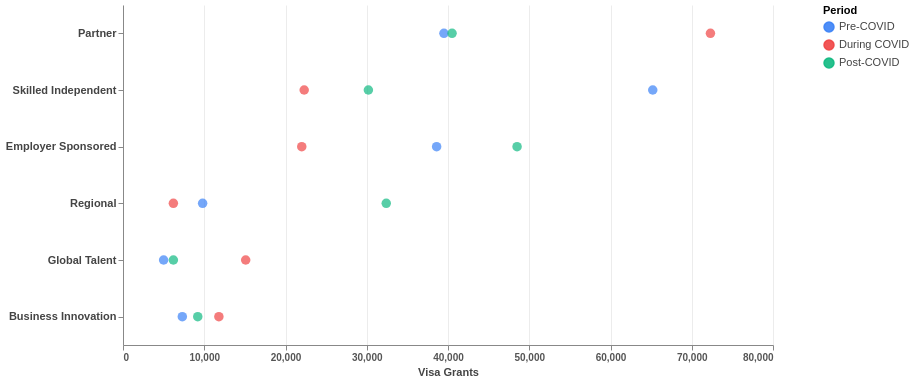

Write a Vega-Lite specification for this figure.
### Vega-Lite specification from a JSON file in a GitHub repository (floating-point values rounded to 4 significant figures)
{"$schema": "https://vega.github.io/schema/vega-lite/v5.json", "width": 650, "height": 340, "background": "#ffffff", "data": {"values": [{"stream": "Skilled Independent", "period": "Pre-COVID", "value": 65200}, {"stream": "Skilled Independent", "period": "During COVID", "value": 22300}, {"stream": "Skilled Independent", "period": "Post-COVID", "value": 30200}, {"stream": "Employer Sponsored", "period": "Pre-COVID", "value": 38600}, {"stream": "Employer Sponsored", "period": "During COVID", "value": 22000}, {"stream": "Employer Sponsored", "period": "Post-COVID", "value": 48500}, {"stream": "Regional", "period": "Pre-COVID", "value": 9800}, {"stream": "Regional", "period": "During COVID", "value": 6200}, {"stream": "Regional", "period": "Post-COVID", "value": 32400}, {"stream": "Business Innovation", "period": "Pre-COVID", "value": 7300}, {"stream": "Business Innovation", "period": "During COVID", "value": 11800}, {"stream": "Business Innovation", "period": "Post-COVID", "value": 9200}, {"stream": "Global Talent", "period": "Pre-COVID", "value": 5000}, {"stream": "Global Talent", "period": "During COVID", "value": 15100}, {"stream": "Global Talent", "period": "Post-COVID", "value": 6200}, {"stream": "Partner", "period": "Pre-COVID", "value": 39500}, {"stream": "Partner", "period": "During COVID", "value": 72300}, {"stream": "Partner", "period": "Post-COVID", "value": 40500}]}, "layer": [{"mark": {"type": "line", "strokeWidth": 2.5, "opacity": 0.9}, "encoding": {"y": {"field": "stream", "type": "nominal", "sort": ["Partner", "Skilled Independent", "Employer Sponsored", "Regional", "Global Talent", "Business Innovation"], "axis": {"title": null, "labelFontSize": 11, "labelColor": "#444", "labelFontWeight": "bold"}}, "x": {"field": "value", "type": "quantitative", "axis": {"title": "Visa Grants", "labelFontWeight": "bold", "titleFontWeight": "bold", "grid": true, "gridColor": "#ececec", "labelColor": "#555", "titleColor": "#444", "tickCount": 6}}, "detail": {"field": "stream"}, "color": {"field": "period", "type": "nominal", "scale": {"domain": ["Pre-COVID", "During COVID", "Post-COVID"], "range": ["#3b82f6", "#ef4444", "#10b981"]}, "legend": {"title": "Period", "orient": "right", "labelFontSize": 11, "labelColor": "#444", "symbolType": "circle", "offset": 50}}}}, {"mark": {"type": "point", "filled": true, "size": 90}, "encoding": {"y": {"field": "stream", "type": "nominal", "sort": ["Partner", "Skilled Independent", "Employer Sponsored", "Regional", "Global Talent", "Business Innovation"]}, "x": {"field": "value", "type": "quantitative"}, "color": {"field": "period", "type": "nominal", "scale": {"domain": ["Pre-COVID", "During COVID", "Post-COVID"], "range": ["#1d4ed8", "#b91c1c", "#047857"]}}, "tooltip": [{"field": "stream", "title": "Visa Stream"}, {"field": "period", "title": "Period"}, {"field": "value", "title": "Visa Grants", "format": ","}]}}], "config": {"view": {"stroke": null}}}
